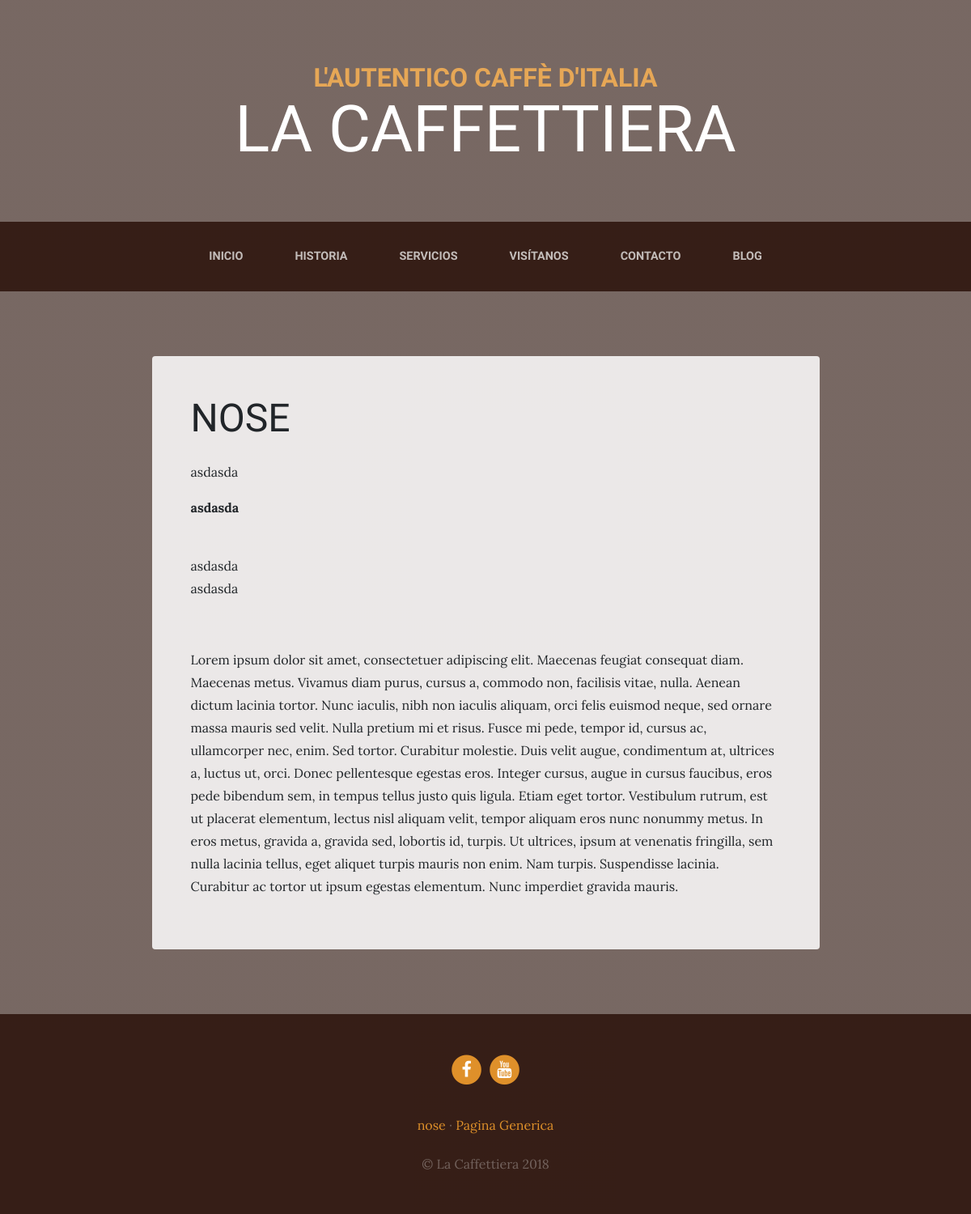
Page /page/2/nose on the committed database.
### pages/models.py (models this page shows, shortened)
class Page(models.Model):
    title = models.CharField(verbose_name="Titulo", max_length=200)
    order = models.SmallIntegerField(verbose_name="Orden",default=0)
    content = RichTextField(verbose_name="Contenido")
    created = models.DateTimeField(auto_now_add="true", verbose_name="Fecha de Creacion")
    updated = models.DateTimeField(auto_now="true", verbose_name="ultima modificacion")
    class Meta:
        verbose_name = "Pagina"
        verbose_name_plural = "Paginas"
        ordering = ["order","title"]

### pages/views.py (the view)
# urls.py: path('<int:page_id>/<slug:page_slug>',views.page,name='page'),
def page(request,page_id,page_slug):
    page = get_object_or_404(Page,id=page_id)
    return render(request,'pages/sample.html',{'page':page})

### pages/templatetags/page_extras.py (called while the page is built)
@register.simple_tag
def get_page_list():
    pages = Page.objects.all()
    return pages

### social/processors.py (called while the page is built)
def ctx_dict(request):
    ctx = {}
    links = Link.objects.all()
    for link in links:
        ctx[link.key] = link.url
    return ctx

### pages/templates/pages/sample.html (shortened to what this page needs)
{% extends 'core/base.html' %}
{% block content %}
    <section class="page-section about-heading">
      <div class="container">
        <div class="about-heading-content mbtm">
          <div class="row">
            <div class="col-xl-9 col-lg-10 mx-auto">
              <div class="bg-faded rounded p-5 forced">
                <h2 class="section-heading mb-4">
                  <span class="section-heading-lower">{{page.title}}</span>
                </h2>
                <div class="section-content">
                  {{page.content|safe}}
                </div>
              </div>
            </div>
          </div>
        </div>
      </div>
    </section>
{% endblock %}

### core/templates/core/base.html (shortened to what this page needs)
<!DOCTYPE html>
<html lang="es">
  <head>
    {% load static %}
    <link href="{% static 'core/vendor/bootstrap/css/bootstrap.min.css'%}" rel="stylesheet">
    <link href="{% static 'core/vendor/font-awesome/css/font-awesome.min.css'%}" rel="stylesheet" type="text/css">
    <link href="{% static 'core/css/business-casual.css'%}" rel="stylesheet">
  </head>
  <body>
    <h1 class="site-heading text-center text-white d-none d-lg-block">
      <span class="site-heading-upper text-primary mb-3">L'autentico caffè d'italia</span>
      <span class="site-heading-lower">La Caffettiera</span>
    </h1>
    <nav class="navbar navbar-expand-lg navbar-dark py-lg-4" id="mainNav">
      <div class="container">
        <div class="collapse navbar-collapse" id="navbarResponsive">
          <ul class="navbar-nav mx-auto">
            <li class="nav-item {% if request.path == '/' %}active{% endif %} px-lg-4">
              <a class="nav-link text-uppercase text-expanded" href="{% url 'home' %}">Inicio</a>
            </li>
            <li class="nav-item {% if request.path == '/about/' %}active{% endif %} px-lg-4">
              <a class="nav-link text-uppercase text-expanded" href="{% url 'about' %}">Historia</a>
            </li>
            <li class="nav-item {% if request.path == '/services/' %}active{% endif %} px-lg-4">
              <a class="nav-link text-uppercase text-expanded" href="{% url 'services' %}">Servicios</a>
            </li>
            <li class="nav-item {% if request.path == '/store/' %}active{% endif %} px-lg-4">
              <a class="nav-link text-uppercase text-expanded" href="{% url 'store' %}">Visítanos</a>
            </li>
            <li class="nav-item {% if request.path == '/contact/' %}active{% endif %} px-lg-4">
              <a class="nav-link text-uppercase text-expanded" href="{% url 'contact' %}">Contacto</a>
            </li>
            <li class="nav-item {% if request.path|slice:":6" == '/blog/' %}active{% endif %} px-lg-4">
              <a class="nav-link text-uppercase text-expanded" href="{% url 'blog' %}">Blog</a>
            </li>
          </ul>
        </div>
      </div>
    </nav>
    {% block content %}{% endblock %}
    <footer class="footer text-faded text-center py-5">
      <div class="container">
        <p class="m-0">
          {% if LinkFacebook%}
	        <a href="{{LinkFacebook}}" class="link">
	          <span class="fa-stack fa-lg">
	            <i class="fa fa-circle fa-stack-2x"></i>
	            <i class="fa fa-facebook fa-stack-1x fa-inverse"></i>
	          </span>
	        </a>
          {% endif %}
          {% if LinkYoutube%}
	        <a href="{{LinkYoutube}}" class="link">
	          <span class="fa-stack fa-lg">
	            <i class="fa fa-circle fa-stack-2x"></i>
	            <i class="fa fa-youtube fa-stack-1x fa-inverse"></i>
	          </span>
	        </a>
          {% endif %}
	    </p>
        <p class="m-0 mbt">
          {% load page_extras %}
          {% get_page_list as page_list%}
          {% for page in page_list %}
            <a href="{% url 'page' page.id page.title|slugify%}" class="link">{{page.title}}</a> {% if not forloop.last %}·{%endif%}
          {% endfor %}
		</p>
        <p class="m-0 mbt1">&copy; La Caffettiera 2018</p>
      </div>
	</footer>
  </body>
</html>

### core/static/core/css/business-casual.css (style rules this page uses)
body { font-family: 'Lora'; background: linear-gradient(rgba(47, 23, 15, 0.65), rgba(47, 23, 15, 0.65)), url("../img/bg.jpg"); background-attachment: fixed; background-position: center; background-size: cover; }
h1, h2, h3, h4, h5, h6 { font-family: 'Raleway'; }
p { line-height: 1.75; }
.text-faded { color: rgba(255, 255, 255, 0.3); }
.site-heading { margin-top: 5rem; margin-bottom: 5rem; text-transform: uppercase; line-height: 1; font-family: 'Raleway'; }
.site-heading .site-heading-upper { display: block; font-size: 2rem; font-weight: 800; }
.site-heading .site-heading-lower { font-size: 5rem; font-weight: 100; line-height: 4rem; }
.page-section { margin-top: 5rem; margin-bottom: 5rem; }
.section-heading { text-transform: uppercase; }
.section-heading .section-heading-lower { display: block; font-size: 3rem; font-weight: 100; }
.bg-faded { background-color: rgba(255, 255, 255, 0.85); }
#mainNav { background-color: rgba(47, 23, 15, 0.9); font-family: 'Raleway'; }
#mainNav .navbar-nav .nav-item .nav-link { color: rgba(255, 255, 255, 0.7); font-weight: 800; }
@media (min-width: 992px) { #mainNav .navbar-nav .nav-item .nav-link { font-size: 0.9rem; } }
@media (min-width: 992px) { .about-heading .about-heading-content { margin-top: -5rem; position: relative; z-index: 1; } }
.footer { background-color: rgba(47, 23, 15, 0.9); }
.text-primary { color: #e6a756 !important; }
.mbtm { padding-top: 5rem; }
.mbt { padding-top: 2rem; }
.mbt1 { padding-top: 1.25rem; }
a.link { color: #df902a; }
.section-content { font-family: 'Lora' !important; font-size: 16px !important; font-weight: 400 !important; line-height: 28px !important; }

### rows in the picture
Page: title "NOSE", content "asdasda asdasda asdasda asdasda Lorem ipsum dolor sit amet, consectetuer adipiscing elit. Maecenas feugiat consequat diam. Maecenas metus. Vivamus diam purus, cursus a, commodo non, facilisis vitae, nulla. Aenean dictum lacinia tortor. Nunc iaculis, nibh non iaculis aliquam, orci felis euismod neque, sed ornare massa mauris sed velit. Nulla pretium mi et risus. Fusce mi pede, tempor id, cursus ac, ullamcorper nec, enim. Sed tortor. Curabitur molestie. Duis velit augue, condimentum at, ultrices a, luctus ut, orci. Donec pellentesque egestas eros. Integer cursus, augue in cursus faucibus, eros pede bibendum sem, in tempus tellus justo quis ligula. Etiam eget tortor. Vestibulum rutrum, est ut…", title "nose"
Page: title "Pagina Generica"
